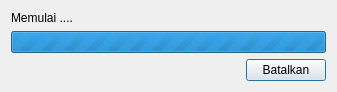
<?xml version="1.0" encoding="UTF-8"?>
<ui version="4.0">
 <class>KKRProgressDialog</class>
 <widget class="QDialog" name="KKRProgressDialog">
  <property name="geometry">
   <rect>
    <x>0</x>
    <y>0</y>
    <width>337</width>
    <height>89</height>
   </rect>
  </property>
  <property name="minimumSize">
   <size>
    <width>337</width>
    <height>0</height>
   </size>
  </property>
  <property name="windowTitle">
   <string>Menyusun Gambar</string>
  </property>
  <layout class="QVBoxLayout" name="verticalLayout">
   <item>
    <widget class="QLabel" name="msgLabel">
     <property name="text">
      <string>Memulai ....</string>
     </property>
    </widget>
   </item>
   <item>
    <widget class="QProgressBar" name="progressBar">
     <property name="maximum">
      <number>0</number>
     </property>
     <property name="value">
      <number>-1</number>
     </property>
     <property name="alignment">
      <set>Qt::AlignCenter</set>
     </property>
    </widget>
   </item>
   <item>
    <layout class="QHBoxLayout" name="horizontalLayout">
     <item>
      <spacer name="horizontalSpacer">
       <property name="orientation">
        <enum>Qt::Horizontal</enum>
       </property>
       <property name="sizeHint" stdset="0">
        <size>
         <width>40</width>
         <height>20</height>
        </size>
       </property>
      </spacer>
     </item>
     <item>
      <widget class="QPushButton" name="cancelButton">
       <property name="text">
        <string>Batalkan</string>
       </property>
      </widget>
     </item>
    </layout>
   </item>
  </layout>
 </widget>
 <resources/>
 <connections/>
</ui>
